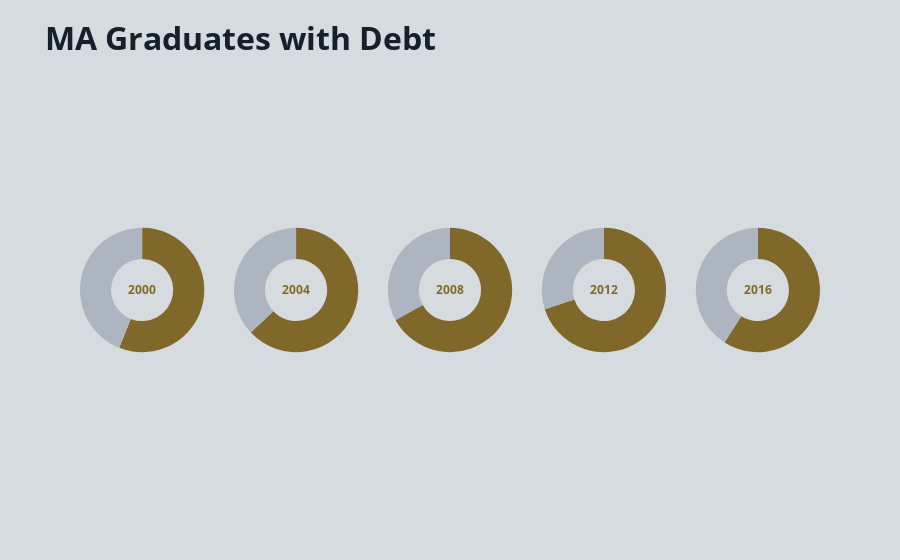

Here is the notebook cell this chart was saved with:
### Markdown cell above
# MAs

### Code cell
labels = ['In Debt', 'No Debt']

# define colors - gold / light gray
colors = ['#80682a', '#adb6c0']

# create subplots, using 'domain' type for pie charts
# place 5 charts in one row
specs = [[{'type':'pie'}, {'type':'pie'}, {'type':'pie'}, {'type':'pie'}, {'type':'pie'}]]
fig = make_subplots(rows=1, cols=5, specs=specs)


# define pie charts
fig.add_trace(go.Pie(labels=labels, values=[56,44], hole=.5, title='<b>2000<b>',
                     marker_colors = colors, sort=False), 1, 1)
fig.add_trace(go.Pie(labels=labels, values=[63,37], hole=.5, title='<b>2004<b>',
                     marker_colors = colors, sort=False), 1, 2)
fig.add_trace(go.Pie(labels=labels, values=[67,33], hole=.5, title='<b>2008<b>',
                     marker_colors = colors, sort=False), 1, 3)
fig.add_trace(go.Pie(labels=labels, values=[70,30], hole=.5, title='<b>2012<b>',
                     marker_colors = colors, sort=False), 1, 4)
fig.add_trace(go.Pie(labels=labels, values=[59,41], hole=.5, title='<b>2016<b>',
                     marker_colors = colors, sort=False), 1, 5)

# layout and hover info
fig.update_traces(hoverinfo='label+percent', textinfo='none')
fig.update(layout_title_text='<b>MA Graduates with Debt<b>',
           layout_showlegend=False)


fig.update_layout(
    # title of each pie chart
    font_family = "Open Sans",
    font_color = "#80682a",
    font_size = 12,
    
    # main title
    title_font_family = "Open Sans",
    title_font_color =  "#15202b",
    title_font_size = 32,

    # hover
    hoverlabel = dict(
        bgcolor = "white",
        font_size = 18,
        font_color = "#1d2f3d",
        font_family = "Open Sans"
    ),
    plot_bgcolor = '#d6dbdf',
    paper_bgcolor = '#d6dbdf'
)

fig = go.Figure(fig)
fig.show()

### Figure 1 — Plotly figure (JSON) as saved in the notebook; plotly's stock layout.template omitted (floating-point values rounded to 4 significant figures)
{"data": [{"domain": {"x": [0, 0.168], "y": [0, 1]}, "hole": 0.5, "hoverinfo": "label+percent", "labels": ["In Debt", "No Debt"], "marker": {"colors": ["#80682a", "#adb6c0"]}, "sort": false, "textinfo": "none", "title": {"text": "<b>2000<b>"}, "type": "pie", "values": [56, 44]}, {"domain": {"x": [0.208, 0.376], "y": [0, 1]}, "hole": 0.5, "hoverinfo": "label+percent", "labels": ["In Debt", "No Debt"], "marker": {"colors": ["#80682a", "#adb6c0"]}, "sort": false, "textinfo": "none", "title": {"text": "<b>2004<b>"}, "type": "pie", "values": [63, 37]}, {"domain": {"x": [0.416, 0.584], "y": [0, 1]}, "hole": 0.5, "hoverinfo": "label+percent", "labels": ["In Debt", "No Debt"], "marker": {"colors": ["#80682a", "#adb6c0"]}, "sort": false, "textinfo": "none", "title": {"text": "<b>2008<b>"}, "type": "pie", "values": [67, 33]}, {"domain": {"x": [0.624, 0.792], "y": [0, 1]}, "hole": 0.5, "hoverinfo": "label+percent", "labels": ["In Debt", "No Debt"], "marker": {"colors": ["#80682a", "#adb6c0"]}, "sort": false, "textinfo": "none", "title": {"text": "<b>2012<b>"}, "type": "pie", "values": [70, 30]}, {"domain": {"x": [0.832, 1], "y": [0, 1]}, "hole": 0.5, "hoverinfo": "label+percent", "labels": ["In Debt", "No Debt"], "marker": {"colors": ["#80682a", "#adb6c0"]}, "sort": false, "textinfo": "none", "title": {"text": "<b>2016<b>"}, "type": "pie", "values": [59, 41]}], "layout": {"font": {"color": "#80682a", "family": "Open Sans", "size": 12}, "hoverlabel": {"bgcolor": "white", "font": {"color": "#1d2f3d", "family": "Open Sans", "size": 18}}, "paper_bgcolor": "#d6dbdf", "plot_bgcolor": "#d6dbdf", "showlegend": false, "title": {"font": {"color": "#15202b", "family": "Open Sans", "size": 32}, "text": "<b>MA Graduates with Debt<b>"}}}
